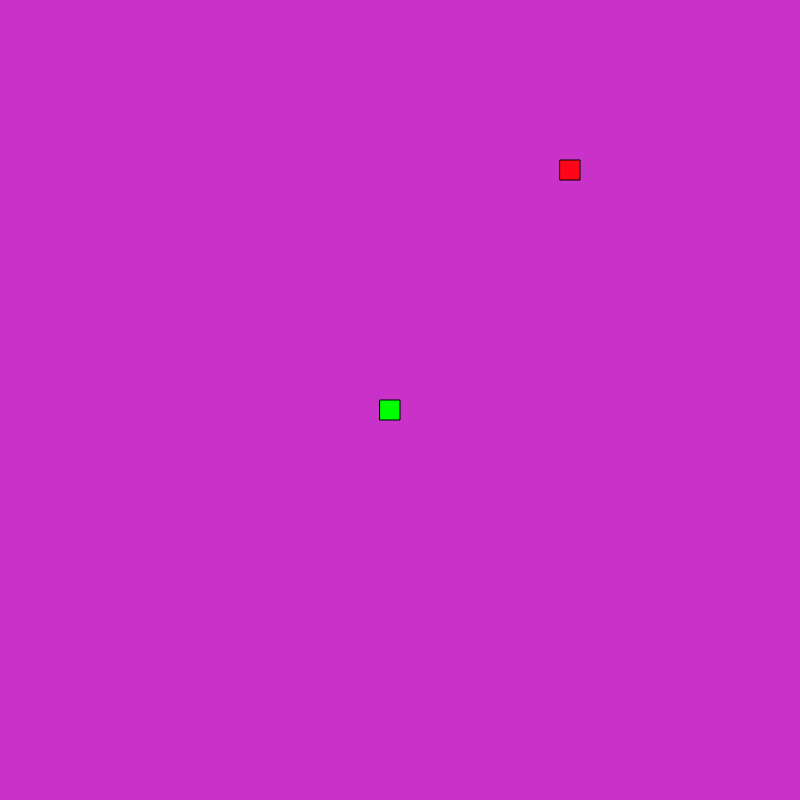
Frame 1 (no input)
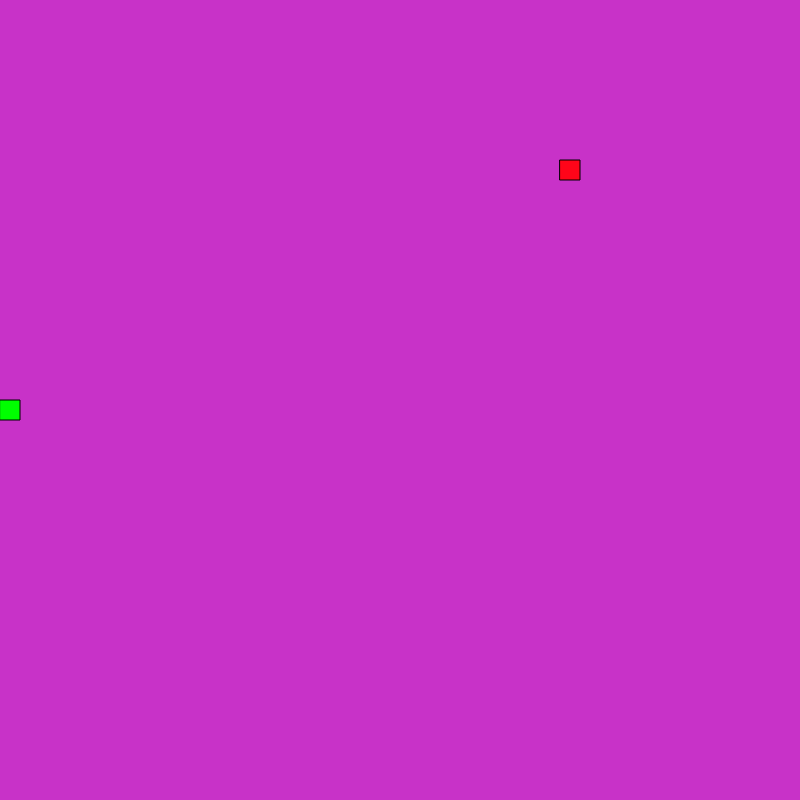
Frame 60 (no input)
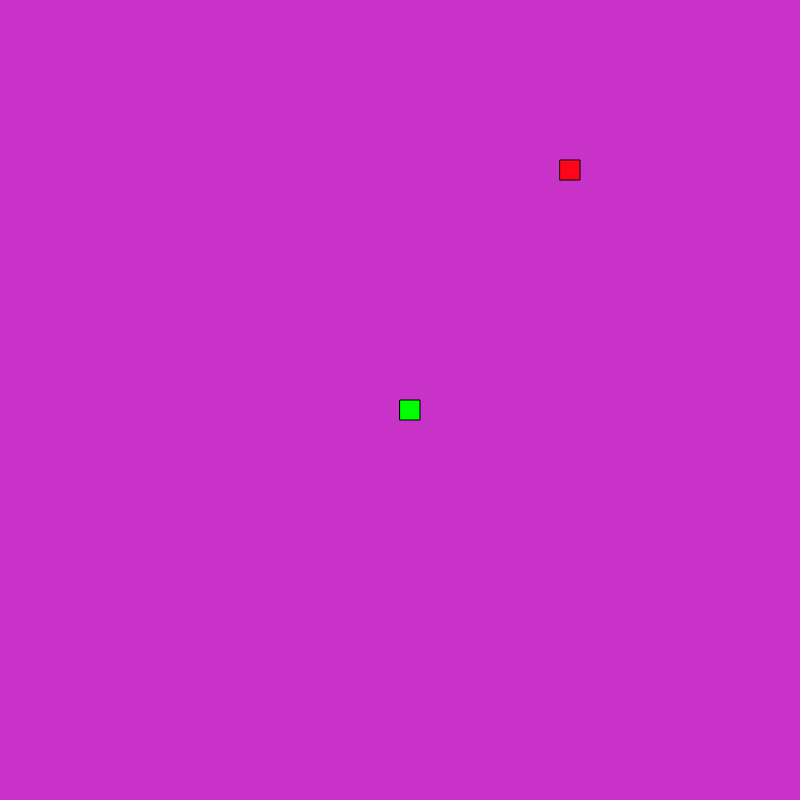
Frame 120 (the mouse pressed at the canvas centre since frame 60)

The p5.js sketch that drew these frames (run headless with seeded random() and noise() and a simulated clock; from frame 60 on, the mouse is pressed at the canvas centre):

// p5.js sketch
// ── sketch.js
//Brendan Smith
//AP Comp Sci Principles
//Snake Game

//  Global variables
var scl = 20;
var snake;
var food;

function setup() {
  createCanvas(800, 800);
  snake = new Snake();
  food  = new Food();
  frameRate(25);
}
// draw function
function draw() {
  background(200,50,200);

  snake.eat(food);
  snake.move();
  snake.draw();
  food.draw();
}
// Key Pressed is a function that allows the player to move the snake
function keyPressed() {
  //uses w, a, s, d keys to move instead of arrows
  if (keyCode === 87) {
    snake.dir(0, -1);w
  } else if (keyCode === 83) {
    snake.dir(0, 1);a
  } else if (keyCode === 68) {
    snake.dir(1, 0);s
  } else if (keyCode === 65) {
    snake.dir(-1, 0);d
  }
}
// snake navigates by established columns and rows on the canvas
function cols() {
  return floor(width / scl);
}

function rows() {
  return floor(height / scl);
}

function randomVector() {
  return createVector(floor(random(cols())), floor(random(rows())));
}

// ── food.js
//Brendan Smith


function Food() {
  this.vec = randomVector().mult(scl);

  this.x = function() {
    return this.vec.x;
  }

  this.y = function() {
    return this.vec.y;
  }
// draws the food object onto the canvas
  this.draw = function() {
    // fills the object with red color
    fill(255, 5, 25);
    rect(this.x(), this.y(), scl, scl);
  }
// splices the food when eaten; scale established
  this.eaten = function() {
    this.vec = randomVector().mult(scl);
  }
}

// ── snake.js
//Brendan Smith
//AP Comp Sci Principles
//Snake Game

function Snake() {
  this.x = cols()/2 * scl;
  this.y = rows()/2 * scl;
  this.xspeed = -1;
  this.yspeed = 0;
  this.tail = [];
  this.points = 0;

  this.dir = function(x, y) {
    if (x != 0 && this.xspeed != x * (-1)
        || y != 0 && this.yspeed != y * (-1)) {
      this.xspeed = x;
      this.yspeed = y;
    }
  }

  this.eat = function(food) {
    if (this.x === food.x() && this.y === food.y()) {
      food.eaten();
      this.points++;
      this.tail.push(createVector(this.x, this.y));
    }
  }

  this.move = function() {
    // puts the last square of tail at the front of the line
    if (this.tail.length > 0) {
      var tipOfTail = this.tail.pop();
      tipOfTail.x = this.x;
      tipOfTail.y = this.y;
      this.tail.unshift(tipOfTail);
    }

    // allows the snake to move its head
    this.x += this.xspeed * scl;
    this.y += this.yspeed * scl;

    // wrap the right and bottom edges
    this.x %= width;
    this.y %= height;

    // same thing but for the top and left edges
    if (this.x < 0) {
      this.x = width - scl;
    }
    if (this.y < 0) {
      this.y = height - scl;
    }
  }
// draws the snake on the cans
  this.draw = function() {
    fill(0,255,0);
    rect(this.x, this.y, scl, scl);
    for(var i = 0; i < this.tail.length; i++) {
      rect(this.tail[i].x,
          this.tail[i].y,
          scl, scl);
  }
  }
}
//end of constructor function
